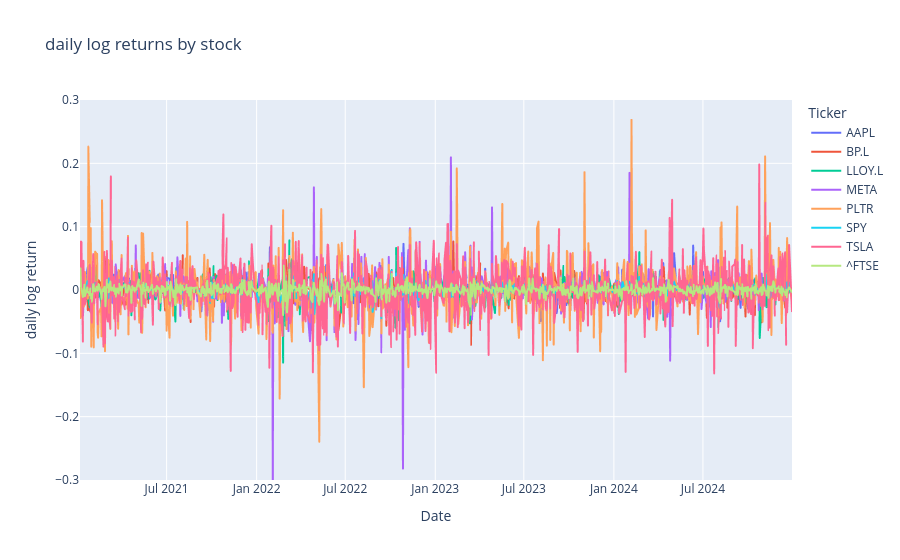

The notebook cell this image was saved under:
### Code cell
# visualising log returns
fig = px.line(log_return, 
              x=log_return.index, 
              y=log_return.columns,
              title='daily log returns by stock',
              labels={'value': 'daily log return', 'index': 'date', 'variable': 'ticker'})
fig.update_yaxes(range=[-0.3,0.3])
fig.show()

### Figure 1 — Plotly figure (JSON) as saved in the notebook; plotly's stock layout.template omitted (floating-point values rounded to 4 significant figures; data arrays with more than 128 entries replaced by an {"elided": "..."} marker saying what was removed)
{"data": [{"hovertemplate": "Ticker=AAPL<br>Date=%{x}<br>daily log return=%{y}<extra></extra>", "legendgroup": "AAPL", "line": {"color": "#636efa", "dash": "solid"}, "marker": {"symbol": "circle"}, "mode": "lines", "name": "AAPL", "showlegend": true, "type": "scattergl", "x": {"elided": "937 str values"}, "xaxis": "x", "y": {"elided": "937 float values"}, "yaxis": "y"}, {"hovertemplate": "Ticker=BP.L<br>Date=%{x}<br>daily log return=%{y}<extra></extra>", "legendgroup": "BP.L", "line": {"color": "#EF553B", "dash": "solid"}, "marker": {"symbol": "circle"}, "mode": "lines", "name": "BP.L", "showlegend": true, "type": "scattergl", "x": {"elided": "937 str values"}, "xaxis": "x", "y": {"elided": "937 float values"}, "yaxis": "y"}, {"hovertemplate": "Ticker=LLOY.L<br>Date=%{x}<br>daily log return=%{y}<extra></extra>", "legendgroup": "LLOY.L", "line": {"color": "#00cc96", "dash": "solid"}, "marker": {"symbol": "circle"}, "mode": "lines", "name": "LLOY.L", "showlegend": true, "type": "scattergl", "x": {"elided": "937 str values"}, "xaxis": "x", "y": {"elided": "937 float values"}, "yaxis": "y"}, {"hovertemplate": "Ticker=META<br>Date=%{x}<br>daily log return=%{y}<extra></extra>", "legendgroup": "META", "line": {"color": "#ab63fa", "dash": "solid"}, "marker": {"symbol": "circle"}, "mode": "lines", "name": "META", "showlegend": true, "type": "scattergl", "x": {"elided": "937 str values"}, "xaxis": "x", "y": {"elided": "937 float values"}, "yaxis": "y"}, {"hovertemplate": "Ticker=PLTR<br>Date=%{x}<br>daily log return=%{y}<extra></extra>", "legendgroup": "PLTR", "line": {"color": "#FFA15A", "dash": "solid"}, "marker": {"symbol": "circle"}, "mode": "lines", "name": "PLTR", "showlegend": true, "type": "scattergl", "x": {"elided": "937 str values"}, "xaxis": "x", "y": {"elided": "937 float values"}, "yaxis": "y"}, {"hovertemplate": "Ticker=SPY<br>Date=%{x}<br>daily log return=%{y}<extra></extra>", "legendgroup": "SPY", "line": {"color": "#19d3f3", "dash": "solid"}, "marker": {"symbol": "circle"}, "mode": "lines", "name": "SPY", "showlegend": true, "type": "scattergl", "x": {"elided": "937 str values"}, "xaxis": "x", "y": {"elided": "937 float values"}, "yaxis": "y"}, {"hovertemplate": "Ticker=TSLA<br>Date=%{x}<br>daily log return=%{y}<extra></extra>", "legendgroup": "TSLA", "line": {"color": "#FF6692", "dash": "solid"}, "marker": {"symbol": "circle"}, "mode": "lines", "name": "TSLA", "showlegend": true, "type": "scattergl", "x": {"elided": "937 str values"}, "xaxis": "x", "y": {"elided": "937 float values"}, "yaxis": "y"}, {"hovertemplate": "Ticker=^FTSE<br>Date=%{x}<br>daily log return=%{y}<extra></extra>", "legendgroup": "^FTSE", "line": {"color": "#B6E880", "dash": "solid"}, "marker": {"symbol": "circle"}, "mode": "lines", "name": "^FTSE", "showlegend": true, "type": "scattergl", "x": {"elided": "937 str values"}, "xaxis": "x", "y": {"elided": "937 float values"}, "yaxis": "y"}], "layout": {"legend": {"title": {"text": "Ticker"}, "tracegroupgap": 0}, "title": {"text": "daily log returns by stock"}, "xaxis": {"anchor": "y", "domain": [0, 1], "title": {"text": "Date"}}, "yaxis": {"anchor": "x", "domain": [0, 1], "range": [-0.3, 0.3], "title": {"text": "daily log return"}}}}
